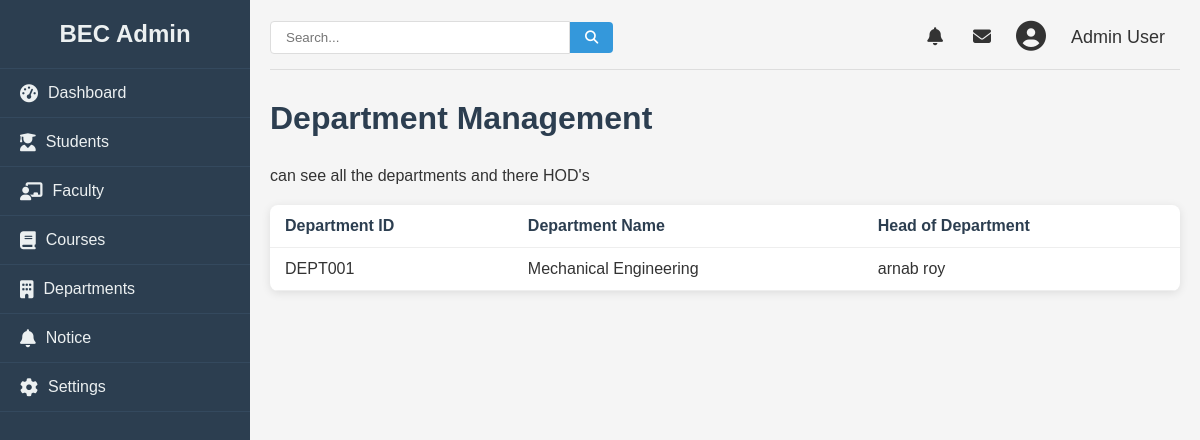
Screenshot of /admin/department (signed in) with the database file from the repository.
### college/model.py (models this page shows, shortened)
class Faculty(db.Model):
    id = db.Column(db.Integer, primary_key=True)
    name = db.Column(db.String(100), nullable=False)
    facultyid = db.Column(db.Integer, nullable=False)
    education = db.Column(db.String(100), nullable=False)
    email = db.Column(db.String(100), nullable=False)
    phone = db.Column(db.Integer, nullable=False)
    department = db.Column(db.Integer, nullable=False)
    role = db.Column(db.String, nullable=False)
    dob = db.Column(db.Date, nullable=False)
    doj = db.Column(db.Date, nullable=False)
    gender = db.Column(db.String, nullable=False)
    address = db.Column(db.String, nullable=False)

### college/admin/adminroute.py (the view)
@app.route("/admin/department", methods = ["GET", "POST"])
def dept():
    logged = 'user_id' in session
    if logged:
        users = Faculty.query.filter_by(role="Head of the Department").all()
        print(users)
        return render_template("department.html", hod = users)
    else:
        return redirect(url_for("login"))

### college/admin/templates/department.html (shortened to what this page needs)
{% from "macro/cmsnav.html" import cmsnav%}
{%extends "admbase.html"%}
{%block head%}
<link rel="stylesheet" href="{{url_for('static', filename='css/styles.css')}}">
<link rel="stylesheet" href="https://cdnjs.cloudflare.com/ajax/libs/font-awesome/6.4.0/css/all.min.css">
{%endblock%}
{%block content%}
<div class="container" w-tid="21">
    {{cmsnav()}}
    <main class="main-content" w-tid="111">
        <header class="top-header" w-tid="113">
            <div class="search-box" w-tid="115">
                <input type="text" placeholder="Search..." w-tid="117" />
                <button w-tid="119"><i class="fas fa-search" w-tid="121"></i></button>
            </div>
            <div class="user-profile" w-tid="123">
                <span class="notification" w-tid="125"><i class="fas fa-bell" w-tid="127"></i></span>
                <span class="message" w-tid="129"><i class="fas fa-envelope" w-tid="131"></i></span>
                <div class="profile-img" w-tid="133">
                    <i class="fas fa-user-circle" w-tid="135"></i>
                </div>
                <span class="username" w-tid="137">Admin User</span>
            </div>
        </header>
        <div id="dashboard-page" class="content-section" w-tid="139">
            <div class="dashboard" w-tid="141">
                <h1 w-tid="357">Department Management</h1>
                <div class="students-header" w-tid="359">
                    <p w-tid="361">can see all the departments and there HOD's</p>
                </div>
                <div class="students-table" w-tid="875">
                    <table w-tid="877">
                        <thead w-tid="879">
                            <tr w-tid="881">
                                <th w-tid="883">Department ID</th>
                                <th w-tid="885">Department Name</th>
                                <th w-tid="887">Head of Department</th>
                            </tr>
                        </thead>
                        <tbody w-tid="899">
                            <tr w-tid="901">
                                {%for user in hod%}
                                <td w-tid="903">DEPT00{{user.id}}</td>
                                <td w-tid="905">{{user.department}}</td>
                                <td w-tid="903">{{user.name}}</td>
                                {%endfor%}
                            </tr>
                        </tbody>
                    </table>
                </div>
            </div>
        </div>
    </main>
</div>
{%endblock%}

### college/static/css/styles.css (style rules this page uses)
* { margin: 0; padding: 0; box-sizing: border-box; }
body { font-family: Arial, sans-serif; background-color: #f5f5f5; color: #333; }
.container { display: flex; min-height: 100vh; }
.main-content { flex: 1; padding: 20px; }
.top-header { display: flex; justify-content: space-between; align-items: center; margin-bottom: 30px; padding-bottom: 15px; border-bottom: 1px solid #ddd; }
.search-box { display: flex; align-items: center; }
.search-box input { padding: 8px 15px; border: 1px solid #ddd; border-radius: 4px 0 0 4px; width: 300px; }
.search-box button { background: #3498db; color: white; border: none; padding: 8px 15px; border-radius: 0 4px 4px 0; cursor: pointer; }
.user-profile { display: flex; align-items: center; }
.user-profile span { margin: 0 15px; font-size: 18px; cursor: pointer; }
.profile-img { font-size: 30px; margin: 0 10px; }
.dashboard h1 { margin-bottom: 30px; color: #2c3e50; }
table { width: 100%; border-collapse: collapse; }
th, td { padding: 12px 15px; text-align: left; border-bottom: 1px solid #eee; }
th { font-weight: bold; color: #2c3e50; }
.content-section { display: none; }
#dashboard-page { display: block; }
.students-header { display: flex; justify-content: space-between; align-items: center; margin-bottom: 20px; }
.students-table { background: white; border-radius: 8px; box-shadow: 0 2px 10px rgba(0, 0, 0, 0.1); overflow: hidden; }

### rows the page displays
Faculty: id "1", department "Mechanical Engineering", name "arnab roy"
